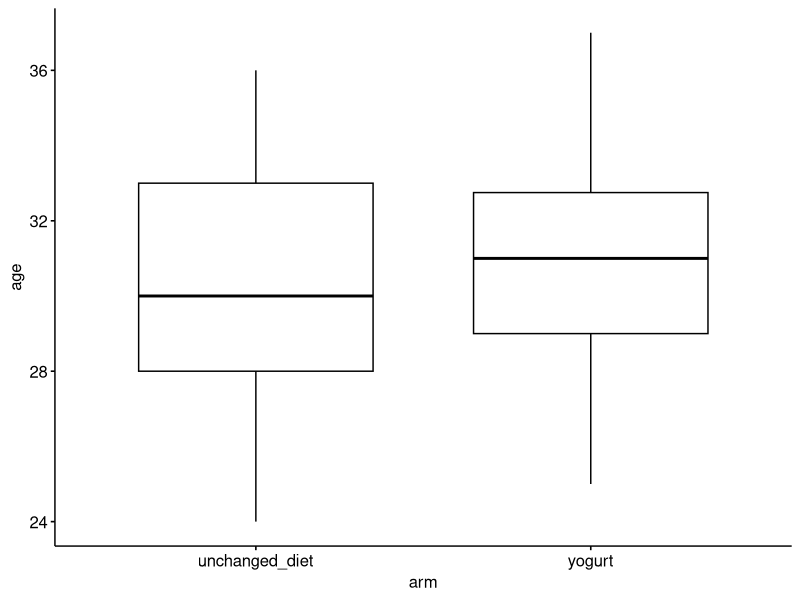
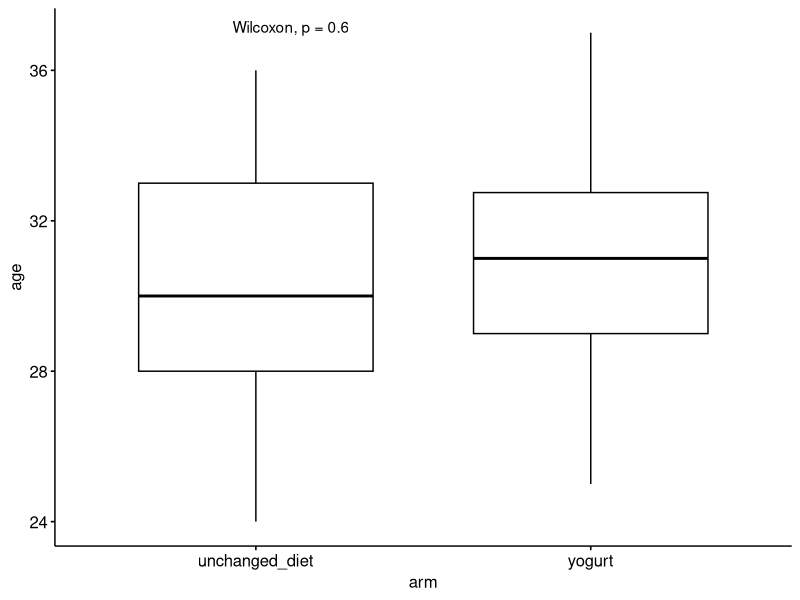
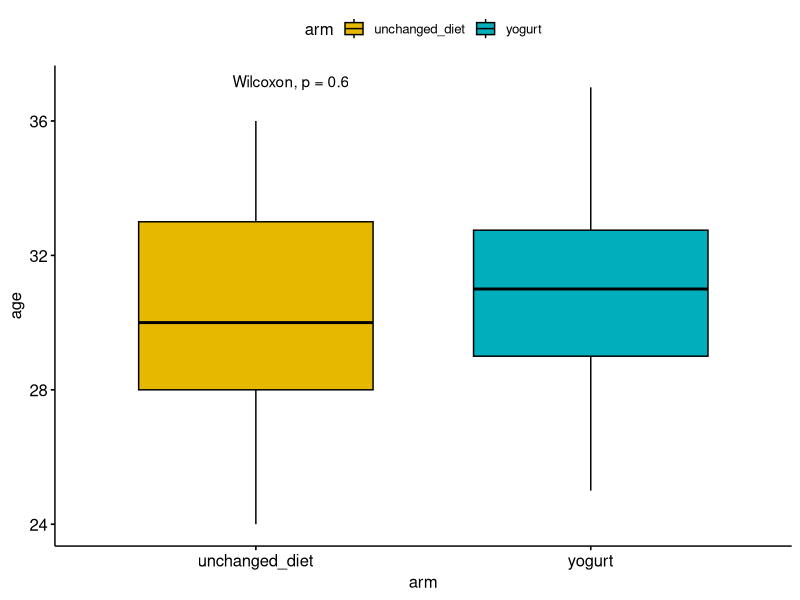
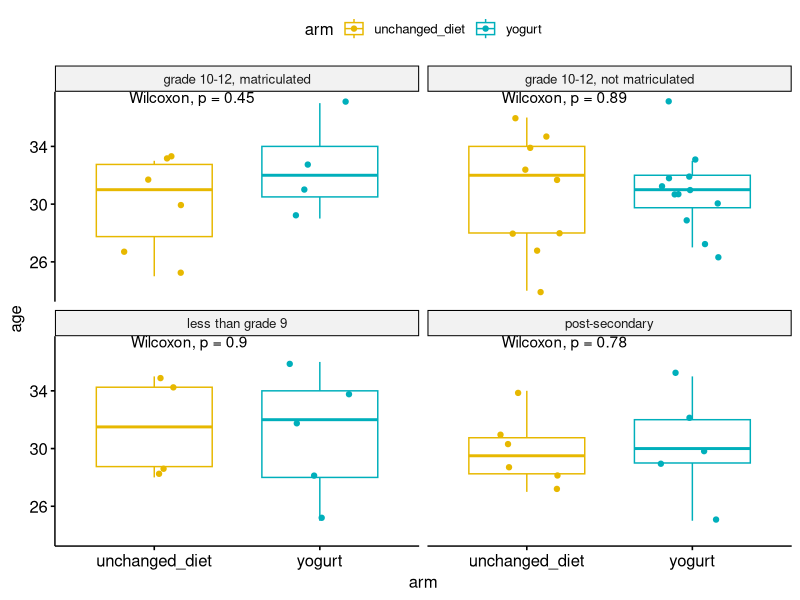
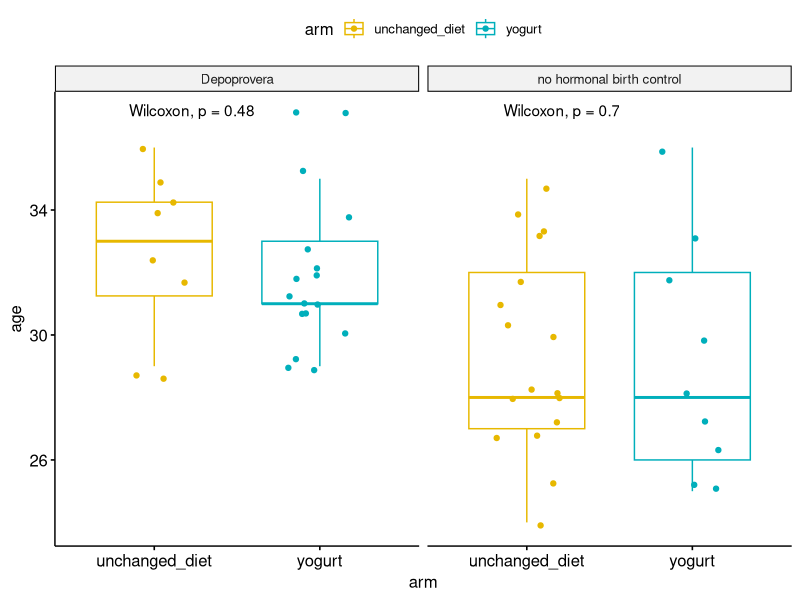
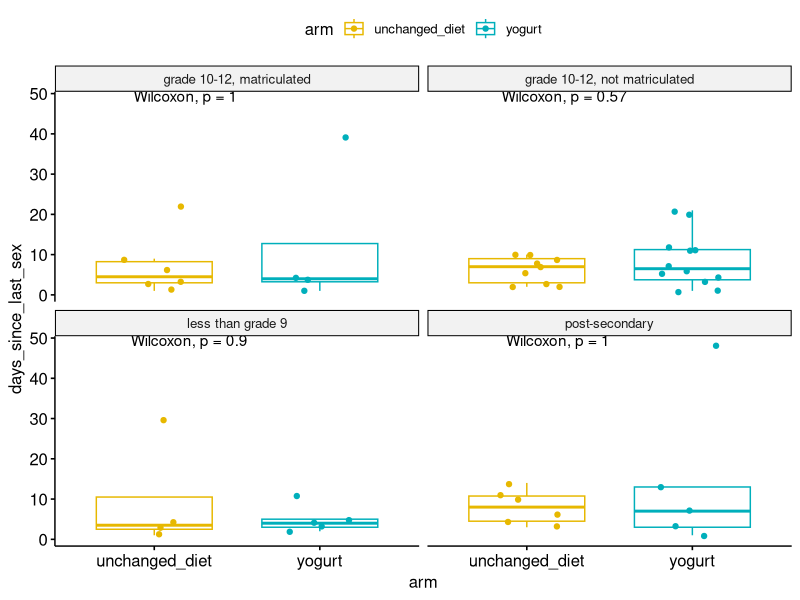
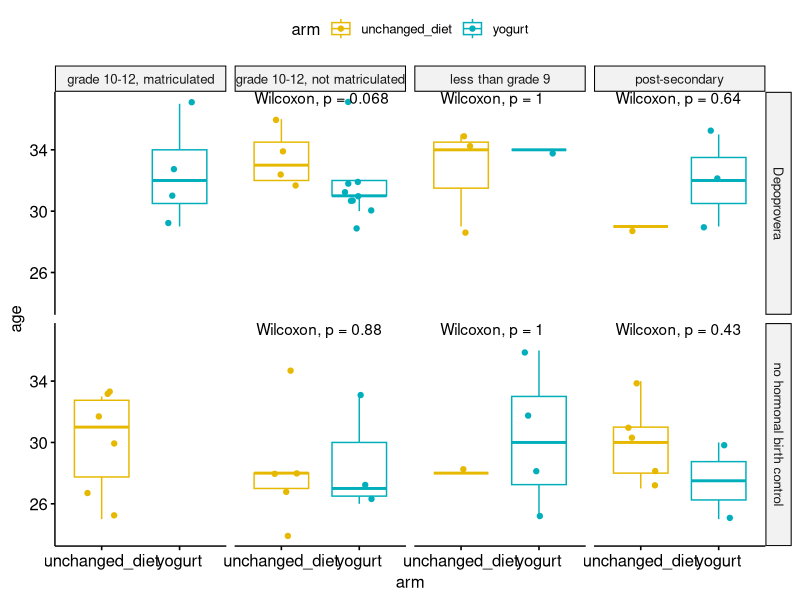

These charts were generated, in order, by the following R code:
## ---- chunk 1
library(tidyverse)
library(here)
library(ggpubr)

# Participant metadata
table_01 <- read_csv(
  here("data/group_a_yogurt/01_participant_metadata_yogurt.csv"),
  col_types = cols(sex = col_character())
)
## ---- chunk 2
table_01
## ---- chunk 3
ggboxplot(table_01, x = "arm", y = "age")
## ---- chunk 4
ggboxplot(table_01, x = "arm", y = "age") +
  stat_compare_means()
## ---- chunk 5
ggboxplot(table_01, x = "arm", y = "age",
          #add = "jitter",
          fill="arm", palette = c("#E7B800", "#00AFBB")) +
  stat_compare_means()
## ---- chunk 6
ggboxplot(table_01, x = "arm", y = "age",
          add = "jitter",
          color = "arm", palette = c("#E7B800", "#00AFBB")) +
  stat_compare_means() +
  facet_wrap(~ education)
## ---- chunk 7
ggboxplot(table_01, x = "arm", y = "age",
          add = "jitter",
          color = "arm", palette = c("#E7B800", "#00AFBB")) +
  stat_compare_means() +
  facet_wrap(~ birth_control)
## ---- chunk 8
ggboxplot(table_01, x = "arm", y = "days_since_last_sex",
          add = "jitter",
          color = "arm", palette = c("#E7B800", "#00AFBB")) +
  stat_compare_means() +
  facet_wrap(~ education)
## ---- chunk 9
ggboxplot(table_01, x = "arm", y = "age",
          add = "jitter",
          color = "arm", palette = c("#E7B800", "#00AFBB")) +
  stat_compare_means() +
  facet_grid(birth_control ~ education)
## ---- chunk 10
# experiment here
